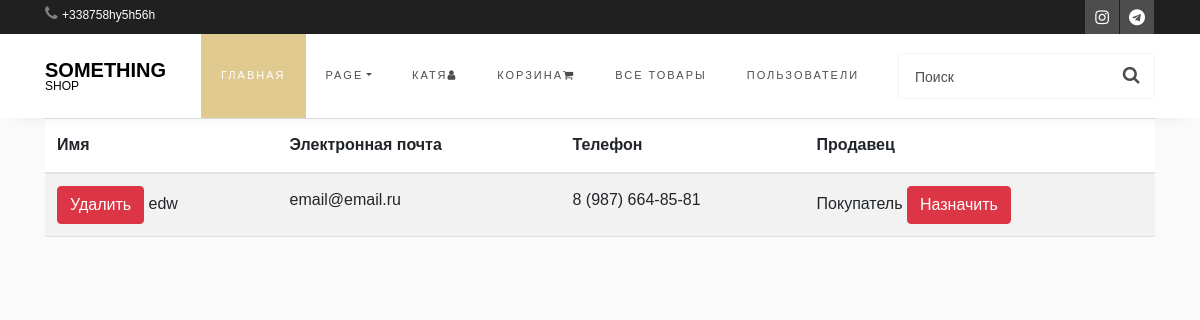
The page /all_users (signed in) on the database as committed earlier.
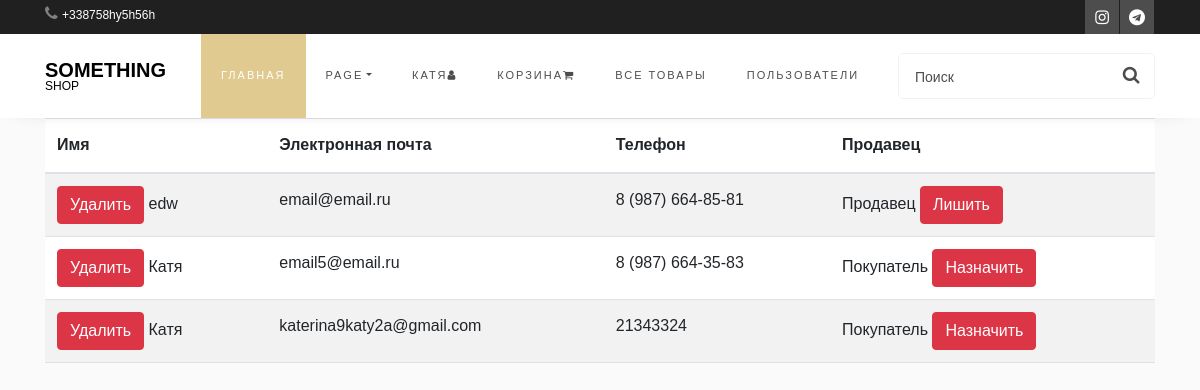
The same page on the database as committed later.
### data/users.py (models this page shows, shortened)
class UsersPassword:
    def set_password(self, password):
        self.hashed_password = generate_password_hash(password)

class User(SqlAlchemyBase, UsersPassword, UserMixin, SerializerMixin):
    __tablename__ = 'users'
    id = Column(sqlalchemy.Integer,
                primary_key=True, autoincrement=True)
    name = Column(sqlalchemy.String, nullable=True)
    email = Column(sqlalchemy.String,
                              index=True, unique=True, nullable=True)
    phone = Column(sqlalchemy.String,
                              index=True, unique=True, nullable=True)
    hashed_password = Column(sqlalchemy.String, nullable=True)
    basket = Column(JSON)
    is_seller = sqlalchemy.Column(sqlalchemy.BOOLEAN, default=False)
    is_admin = sqlalchemy.Column(sqlalchemy.BOOLEAN, default=False)
    goods = orm.relationship("Goods", back_populates='user')

### main.py (the view)
@app.route('/all_users')
def all_users():
    db_sess = db_session.create_session()
    users = db_sess.query(User).filter(User.email != current_user.email).all()
    return render_template('all_users.html', users=users)

### data/db_session.py (called while the page is built)
def create_session() -> Session:
    global __factory
    return __factory()

### main.py (called while the page is built)
@login_manager.user_loader
def load_user(user_id):
    db_sess = db_session.create_session()
    return db_sess.get(User, int(user_id))

### templates/all_users.html
{% extends "base.html" %}
{% block content %}
<div class="container">
    <table class="table table-striped">
        <thead>
            <tr>
                <th>Имя</th>
                <th>Электронная почта</th>
                <th>Телефон</th>
                <th>Продавец</th>
            </tr>
        </thead>
        <tbody>
            {% for user in users %}
            <tr>
                <td><a href="/user_delete/{{ user.id }}" class="btn btn-danger">Удалить</a>  {{ user.name }}</td>
                <td>{{ user.email }}</td>
                <td>{{ user.phone }}</td>
                {% if user.is_seller %}
                    <td>Продавец   <a href="/user_change/{{ user.id }}" class="btn btn-danger">Лишить</a></td>
                {% else %}
                    <td>Покупатель   <a href="/user_change/{{ user.id }}" class="btn btn-danger">Назначить</a></td>
                {% endif %}
            </tr>
            {% endfor %}
        </tbody>
    </table>
</div>
{% endblock %}

### templates/base.html (shortened to what this page needs)
<!doctype html>
<html lang="en">
<head>
    <link rel="stylesheet" href="https://stackpath.bootstrapcdn.com/font-awesome/4.7.0/css/font-awesome.min.css">
    <link href="https://cdn.jsdelivr.net/npm/bootstrap@5.3.0-alpha3/dist/css/bootstrap.min.css" rel="stylesheet"
>
    <link rel="stylesheet" href="../static/css/style.css">
</head>
<body>
<div class="wrap">
    <div class="container">
        <div class="row justify-content-between">
            <div class="col">
                <p class="mb-0 phone"><span class="fa fa-phone"></span> <a href="#">+338758hy5h56h</a></p>
            </div>
            <div class="col d-flex justify-content-end">
                <div class="social-media">
                    <p class="mb-0 d-flex">
                        <a href="#" class="d-flex align-items-center justify-content-center"><span
                                class="fa fa-instagram"><i class="sr-only">Instagram</i></span></a>
                        <a href="#" class="d-flex align-items-center justify-content-center"><span
                                class="fa fa-telegram"><i class="sr-only">Telegram</i></span></a>
                    </p>
                </div>
            </div>
        </div>
    </div>
</div>
<nav class="navbar navbar-expand-lg navbar-dark ftco_navbar bg-dark ftco-navbar-light" id="ftco-navbar">
    <div class="container">
        <a class="navbar-brand" href="index.html">Something <span>shop</span></a>
        <form action="/show_goods" name="query" class="searchform order-sm-start order-lg-last">
            <div class="form-group d-flex">
                {% if sear %}
                    <input type="text" class="form-control pl-3" placeholder="Поиск" name="query" value="{{ sear }}">
                {% else %}
                    <input type="text" class="form-control pl-3" placeholder="Поиск" name="query">
                {% endif %}
                <button type="submit" placeholder="" class="form-control search"><span class="fa fa-search"></span>
                </button>
            </div>
        </form>
        <div class="collapse navbar-collapse" id="ftco-nav">
            <ul class="navbar-nav m-auto">
                <li class="nav-item active"><a href="/index" class="nav-link">Главная</a></li>
                <li class="nav-item dropdown">
                    <a class="nav-link dropdown-toggle" href="#" id="dropdown04" data-toggle="dropdown"
                       aria-haspopup="true" aria-expanded="false">Page</a>
                </li>
                {% if current_user.is_authenticated %}
                <li class="nav-item"><a href="/logout" class="nav-link">{{ current_user.name }}<span
                        class="fa fa-user"><i class="sr-only">Профиль</i></span></a></li>
                <li class="nav-item"><a href="/basket" class="nav-link">Корзина<span
                        class="fa fa-shopping-cart"><i class="sr-only">Корзина</i></span></a></li>
                {% else %}
                <li class="nav-item"><a href="/register" class="nav-link">Зарегистрироваться</a></li>
                <li class="nav-item"><a href="/login" class="nav-link">Войти</a></li>
                {% endif %}
                <li class="nav-item"><a href="/show_goods" class="nav-link">Все товары</a></li>
                {% if current_user.is_admin %}
                <li class="nav-item"><a href="/all_users" class="nav-link">Пользователи</a></li>
                {% endif %}
            </ul>
        </div>
    </div>
</nav>
{% block content %}{% endblock %}
</body>
</html>

Rows that differ between the two databases and show on the page:
changed User "edw": is_seller "Покупатель Назначить" → "Продавец Лишить"
added User: name "Катя", email "email5@email.ru", phone "8 (987) 664-35-83"
added User: name "Катя", email "katerina9katy2a@gmail.com", phone "21343324"
